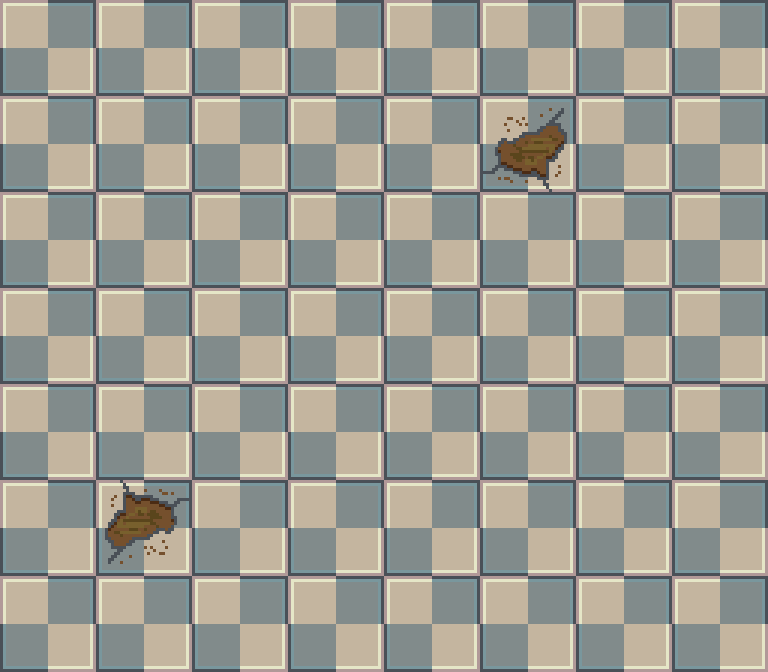

This game map was drawn from its Tiled (.tmx) file and the tilesets committed beside it. A one-line description and the trimmed map source follow:
An orthogonal 8x7 tile map with 96x96 px tiles, 1 tile layer (Tile Layer 1), 2 tilesets.

<map version="1.0" tiledversion="1.1.6" orientation="orthogonal" renderorder="right-down" width="8" height="7" tilewidth="96" tileheight="96" infinite="0" nextobjectid="1">
 <tileset firstgid="1" source="Tileset1.tsx" />
 <tileset firstgid="2" source="Tileset2.tsx" />
 <layer name="Tile Layer 1" width="8" height="7">
  <data>[56 cells, 56 non-empty, 2 distinct tile ids]</data>
 </layer>
</map>